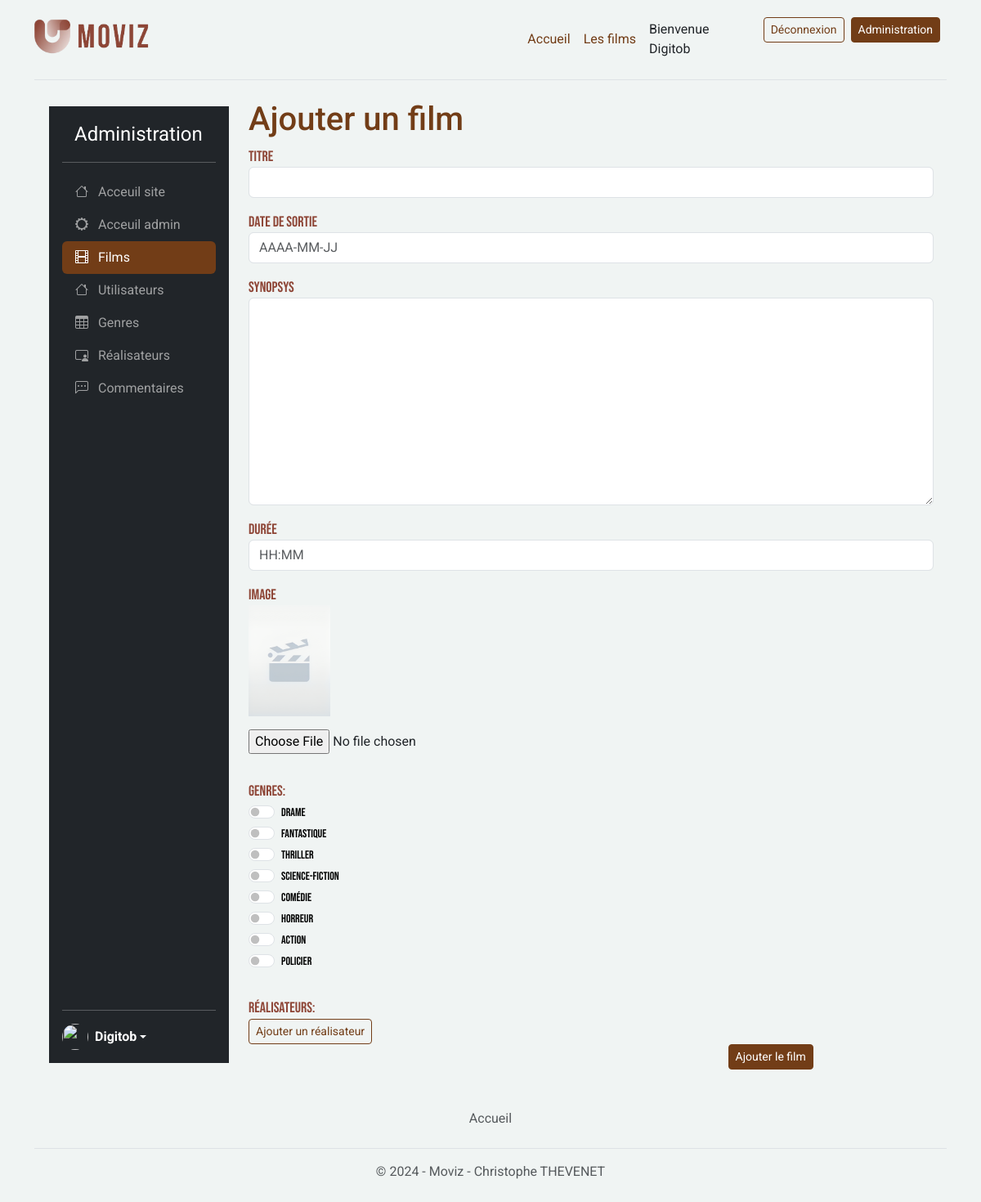
Screenshot of /index.php?controller=admin&action=movie (signed in) with the database file from the repository.
### tables this page shows
CREATE TABLE `genre` (
  `id` int(11) NOT NULL,
  `name` varchar(255) NOT NULL
);

### index.php (called while the page is built, shortened)
<?php
$controller = new Controller();
$controller->route();

### App/Db/Mysql.php (called while the page is built, shortened)
<?php
class Mysql
{
    private $db_name;
    private $db_user;
    private $db_password;
    private $db_port;
    private $db_host;
    private $pdo = null;
    private static $_instance = null;
    private function __construct()
    {
        if (_DB_PORT_ !== null) {
            $this->db_port = _DB_PORT_;
        }
        if  (_DB_HOST_ !== null) {
            $this->db_host = _DB_HOST_;
        }
    }
    public static function getInstance():self
    {
        if (is_null(self::$_instance)) {
            self::$_instance = new Mysql();
        }
        return self::$_instance;
    }
    public function getPDO():\PDO
    {
        if (is_null($this->pdo)) {
            $this->pdo = new \PDO('mysql:dbname=' . $this->db_name . ';charset=utf8;host=' . $this->db_host.':'.$this->db_port, $this->db_user, $this->db_password);
        }
        return $this->pdo;
    }
}

### App/Repository/Repository.php (called while the page is built, shortened)
<?php
class Repository
{
    public function __construct()
    {
        $mysql = Mysql::getInstance();
        $this->pdo = $mysql->getPDO();
    }
}

### App/Repository/GenreRepository.php (called while the page is built, shortened)
<?php
class GenreRepository extends Repository
{
    public function findAll(int $limit = null, int $page = null): array|bool
    {
        $sql = "SELECT * FROM genre ORDER BY genre.id DESC";
        $query = $this->pdo->prepare($sql);
        $query->execute();
        $genres = $query->fetchAll($this->pdo::FETCH_ASSOC);
        $genresArray = [];
        if ($genres) {
            foreach ($genres as $genre) {
                $genresArray[] = Genre::createAndHydrate($genre);
            }
            return $genresArray;
        } else {
            return false;
        }
    }
}

### App/Entity/Entity.php (called while the page is built, shortened)
<?php
class Entity
{
    public static function createAndHydrate(array $data): static
    {
        $entity = new static();
        $entity->hydrate($data);
        return $entity;
    }
    public function hydrate(array $data)
    {
        if (count($data) > 0) {
            foreach ($data as $key => $value) {
                $methodName = 'set' . StringTools::toPascalCase($key);
            }
        }
    }
}

### App/Tools/StringTools.php (called while the page is built, shortened)
<?php
class StringTools
{
    public static function toCamelCase(string $value, $pascalCase = false): string
    {
        $value = ucwords(str_replace(array('-', '_'), ' ', $value));
        $value = str_replace(' ', '', $value);
        if ($pascalCase === false) {
            return lcfirst($value);
        } else {
            return $value;
        }
    }
    public static function toPascalCase(string $value): string
    {
        return self::toCamelCase($value, true);
    }
}

### App/Entity/Genre.php (called while the page is built, shortened)
<?php
class Genre extends Entity
{
    protected ?int $id = null;
    protected ?string $name = '';
    public function getId(): ?int
    {
        return $this->id;
    }
    public function setId(?int $id): self
    {
        $this->id = $id;
        return $this;
    }
    public function getName(): ?string
    {
        return $this->name;
    }
    public function setName(?string $name): self
    {
        $this->name = $name;
        return $this;
    }
}

### templates/admin/movie-add-update.php (the view, shortened to what this page needs)
<?php
require_once dirname(__DIR__) . "/header.php";
?>
<section class="w-100 mx-3">
    <h1><?= $pageTitle; ?></h1>
    <form method="POST" enctype="multipart/form-data" class="movie-form">
        <div class="mb-3">
            <label for="name" class="form-label">Titre</label>
            <input type="text" class="form-control <?= (isset($errors['name']) ? 'is-invalid' : '') ?>" id="name" name="name" value="<?= $movie['name'] ?>">
        </div>
        <div class="mb-3">
            <label for="release_year" class="form-label">Date de sortie</label>
            <input placeholder="AAAA-MM-JJ" type="text" class="form-control <?= (isset($errors['release_year']) ? 'is-invalid' : '') ?>" id="release_year" name="release_year" value="<?= $movie['release_year'] ?>">
        </div>
        <div class="mb-3">
            <label for="synopsys" class="form-label">Synopsys</label>
            <textarea class="form-control  <?= (isset($errors['synopsys']) ? 'is-invalid' : '') ?>" id="synopsys" name="synopsys" value="<?= $movie['synopsys'] ?>" rows="10" name="synopsys" id="synopsys"><?= $movie['synopsys'] ?></textarea>
        </div>
        <div class="mb-3">
            <label for="duration" class="form-label">Durée</label>
            <input placeholder="HH:MM" type="text" class="form-control <?= (isset($errors['duration']) ? 'is-invalid' : '') ?>" id="duration" name="duration" value="<?= $movie['duration'] ?>">
        </div>
        <div class="mb-3">
            <label for="image" class="form-label">Image</label>
            <?php if (isset($_GET['id']) && $movie['image_name'] !== '') { ?>
                <p>
                    <img src="<?= MOVIES_IMAGES_FOLDER . $movie['image_name'] ?>" alt="<?= $movie['name'] ?>" width="100">
                    <label for="delete_image">Supprimer l'image</label>
                    <input type="checkbox" name="delete_image" id="delete_image">
                    <input type="hidden" name="image" value="<?= $movie['image_name']; ?>">
                </p>
            <?php } else { ?>
                <p>
                    <img src="<?= ASSETS_IMAGES_FOLDER . 'default-movie.png' ?>" alt="<?= $movie['name'] ?>" width="100">
                </p>
            <?php } ?>
            <p>
                <input type="file" name="file" id="file">
            </p>
        </div>
        <?php
        $genresRepository = new GenreRepository();
        $genresAll = $genresRepository->findAll();
        ?>
        <p class="genre-title">Genres:</p>
        <?php
        foreach ($genresAll as $checkboxObject) {
            $isChecked = false;
            echo '<div class="form-check form-switch">';
            echo '<input class="form-check-input" role="switch" type="checkbox" name="options[]" value="' . $checkboxObject->getId() . '"' . ($isChecked ? ' checked' : '') . '>';
            echo '<label class="form-check-label">' . $checkboxObject->getName() . '</label>';
            echo '</div>';
        } ?>
        <p class="director-title">Réalisateurs: </p>
        <input id="add-director" type="button" value="Ajouter un réalisateur" class="btn btn-outline-primary btn-sm">
        <input type="submit" name="saveMovie" class="btn btn-primary btn-sm" <?php if (isset($_GET['id'])) { ?> value="Modifier le film" <?php } else { ?> value="Ajouter le film" <?php } ?>>
    </form>
</section>
<?php
require_once dirname(__DIR__) . "/footer.php";
?>

### assets/css/custom.css (style rules this page uses)
* { margin: 0; padding: 0; font-family: 'Roboto', sans-serif; }
body { min-height: 100vh; background-color: rgba(230, 237, 235, 0.564); display: flex; justify-content: flex-start; flex-direction: column; align-items: center; }
label { color: #8e4637; font-family: 'Bebas Neue'; margin-bottom: -1rem !important; font-size: 18px; }
.genre-title { color: #8e4637; font-family: 'Bebas Neue'; font-size: 18px; margin-top: 2rem; margin-bottom: 0rem !important; }
.director-title { color: #8e4637; font-family: 'Bebas Neue'; font-size: 18px; margin-top: 2rem; margin-bottom: 0rem !important; }
.form-check-label { color: black; font-size: 14px; }
section { height: auto; }
form { min-width: 30rem; }
input[name='saveMovie'] { margin-left: 70%; }

### rows the page displays
genre: name "Drame"
genre: name "Fantastique"
genre: name "Thriller"
genre: name "Science-Fiction"
genre: name "Comédie"
genre: name "Horreur"
genre: name "Action"
genre: name "Policier"

### other values shown
$userNickname "Digitob"
$pageTitle "Ajouter un film"
